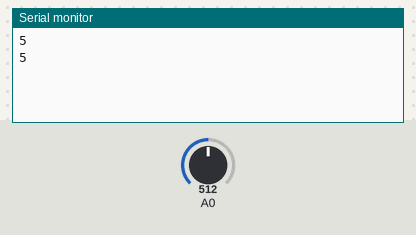
A sketch run on a simulated Arduino Uno, built with avr-gcc and run on an emulated ATmega328P. On the bench: the last lines printed to the serial monitor. Inputs (shaded band) come from the test bench; at power-on: A0 = 512.

Above: at 4.8 s.
4.9 s: A0 set to 716
At 9.0 s:
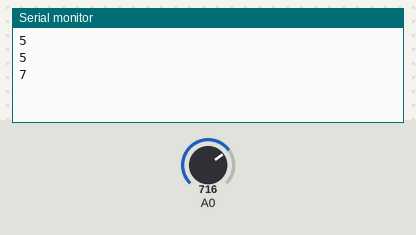
9.9 s: A0 set to 900
At 13.3 s:
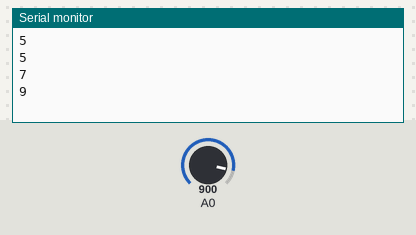
Timing chart, 0 to 14.8 s (numbered marks = the images above; inputs shaded):
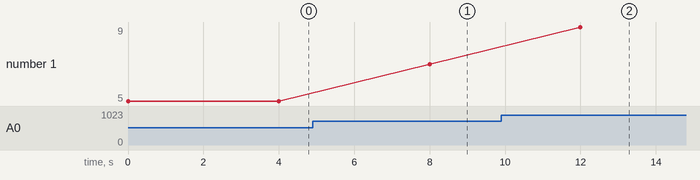

The sketch:

Arduino.ino
```cpp
void setup() {
Serial.begin(9600);
}

void loop() {

int value =analogRead(A0)/100;
Serial.println(value);
delay(4000);
}
```

Measured:
- after the input at 4.9 s, the serial monitor: prints a new line after 3.1 s (image 1)
- after the input at 9.9 s, the serial monitor: prints a new line after 2.1 s (image 2)
- plotted number 1: 5 → 7 after the input at 4.9 s, 7 → 9 after the input at 9.9 s
